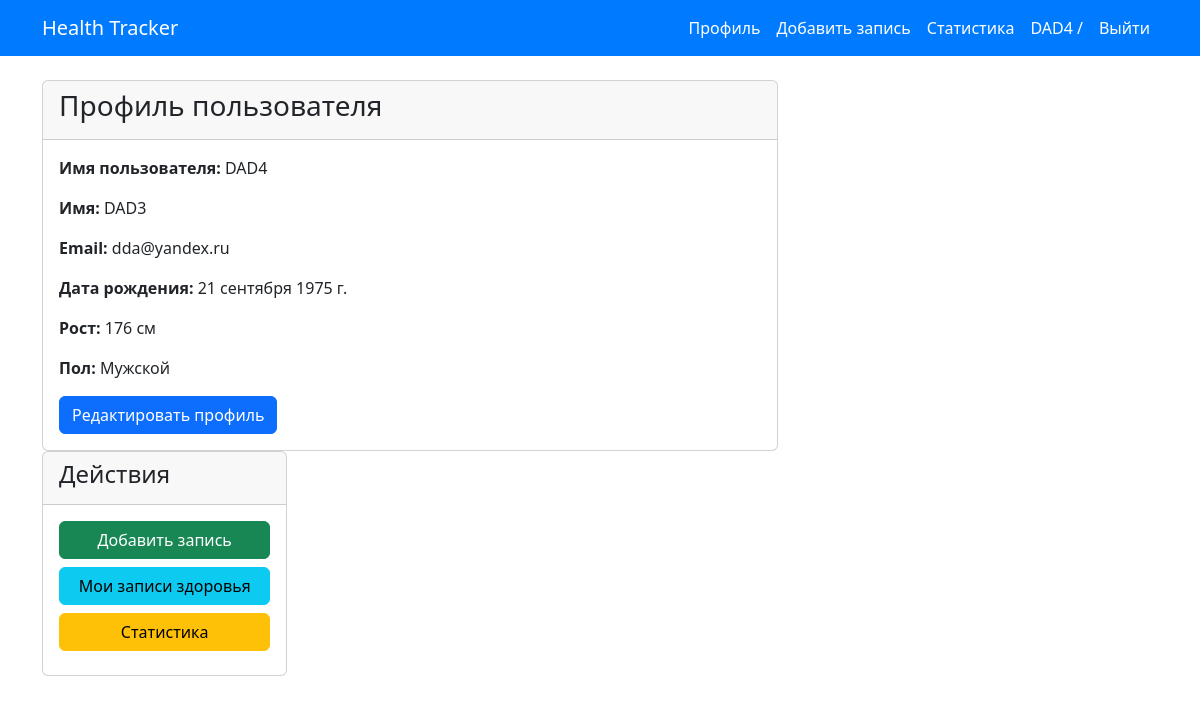
The app's page /profile/ (signed in), older data.
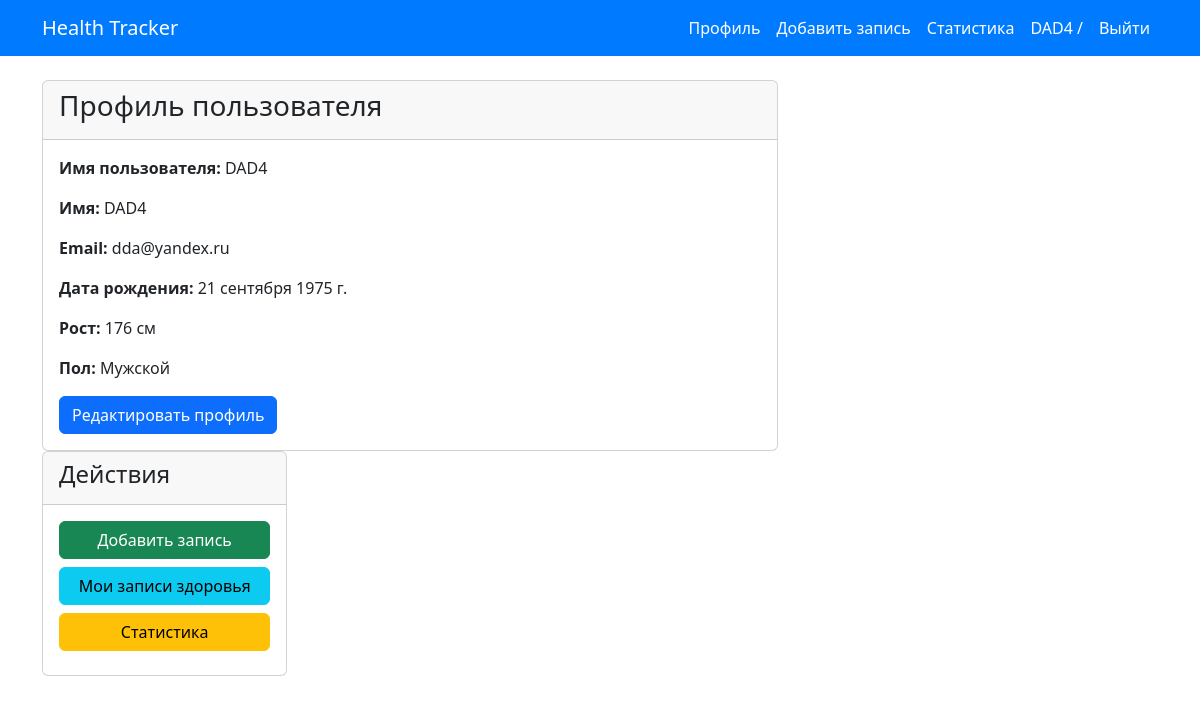
The same page, newer data.
### users/models.py (models this page shows, shortened)
class CustomUser(AbstractUser):
    email = models.EmailField(unique=True)
    first_name = models.CharField(max_length=30, blank=True)  # Оставляем только имя
    last_name = models.CharField(max_length=30, blank=True)   # Убираем фамилию из обязательных полей

class UserProfile(models.Model):
    GENDER_CHOICES = [
        ('M', 'Мужской'),
        ('F', 'Женский'),
    ]
    user = models.OneToOneField(CustomUser, on_delete=models.CASCADE, related_name='profile')
    date_of_birth = models.DateField(null=True, blank=True)
    height = models.PositiveIntegerField(null=True, blank=True)  # Рост в сантиметрах
    gender = models.CharField(max_length=1, choices=GENDER_CHOICES, blank=True)

### users/views.py (the view)
# urls.py: path('profile/', user_views.profile_view, name='profile'),
@login_required
def profile_view(request):
    return render(request, 'users/profile.html')

### templates/users/profile.html
{% extends 'base.html' %}
{% block content %}
<div class="row">
    <div class="col-md-8">
        <div class="card">
            <div class="card-header">
                <h3>Профиль пользователя</h3>
            </div>
            <div class="card-body">
                <p><strong>Имя пользователя:</strong> {{ user.username }}</p>
                <p><strong>Имя:</strong> {{ user.first_name }}</p>
                <p><strong>Email:</strong> {{ user.email }}</p>
                {% if user.profile %}
                    <p><strong>Дата рождения:</strong> {{ user.profile.date_of_birth }}</p>
                    <p><strong>Рост:</strong> {{ user.profile.height }} см</p>
                    <p><strong>Пол:</strong>
                        {% if user.profile.gender == 'M' %}
                            Мужской
                        {% elif user.profile.gender == 'F' %}
                            Женский
                        {% elif user.profile.gender == 'O' %}
                            Другой
                        {% else %}
                            Не указан
                        {% endif %}
                    </p>
                {% endif %}
                <a href="{% url 'profile-edit' %}" class="btn btn-primary">Редактировать профиль</a>
            </div>
        </div>
    <div class="col-md-4">
        <div class="card">
            <div class="card-header">
                <h4>Действия</h4>
            </div>
            <div class="card-body">
                <a href="{% url 'add-weight' %}" class="btn btn-success mb-2 d-block">Добавить запись</a>
                <a href="{% url 'weight-list' %}" class="btn btn-info mb-2 d-block">Мои записи здоровья</a>
                <a href="{% url 'statistics' %}" class="btn btn-warning mb-2 d-block">Статистика</a>
            </div>
        </div>
    </div>
</div>
{% endblock %}

### templates/base.html (shortened to what this page needs)
<!DOCTYPE html>
<html lang="ru">
<head>
    <link href="https://cdn.jsdelivr.net/npm/bootstrap@5.3.0/dist/css/bootstrap.min.css" rel="stylesheet">
</head>
<body>
    <nav class="navbar navbar-expand-lg navbar-dark fixed-top">
        <div class="container">
            <a class="navbar-brand" href="{% url 'home' %}">Health Tracker</a>
            <div class="collapse navbar-collapse" id="navbarNav">
                <ul class="navbar-nav ms-auto">
                    {% if user.is_authenticated %}
                        <li class="nav-item">
                            <a class="nav-link" href="{% url 'profile' %}">Профиль</a>
                        </li>
                        <li class="nav-item">
                            <a class="nav-link" href="{% url 'add-weight' %}">Добавить запись</a>
                        </li>
                        <li class="nav-item">
                            <a class="nav-link" href="{% url 'statistics' %}">Статистика</a>
                        </li>
                        <li class="nav-item">
                            <span class="nav-link"> {{ user.username }} / </span>
                        </li>
                        <li class="nav-item">
                            <a class="nav-link" href="{% url 'logout' %}">Выйти</a>
                        </li>
                    {% endif %}
                </ul>
            </div>
        </div>
    </nav>
    <div class="container mt-4">
        {% block content %}{% endblock %}
    </div>
</body>
</html>

Row changes from the older to the newer data that the page shows:
changed CustomUser "DAD4": first_name "DAD3" → "DAD4"
